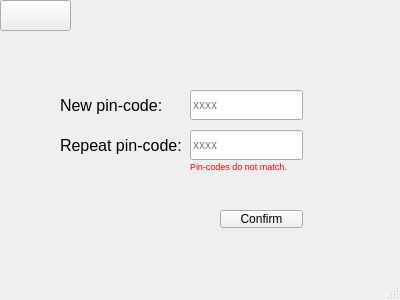
<?xml version="1.0" encoding="UTF-8"?>
<ui version="4.0">
 <class>TheWindow</class>
 <widget class="QMainWindow" name="TheWindow">
  <property name="geometry">
   <rect>
    <x>0</x>
    <y>0</y>
    <width>400</width>
    <height>300</height>
   </rect>
  </property>
  <property name="windowTitle">
   <string>MainWindow</string>
  </property>
  <widget class="QWidget" name="centralwidget">
   <widget class="QStackedWidget" name="stackedWidget">
    <property name="geometry">
     <rect>
      <x>0</x>
      <y>0</y>
      <width>401</width>
      <height>281</height>
     </rect>
    </property>
    <property name="styleSheet">
     <string notr="true"/>
    </property>
    <property name="currentIndex">
     <number>11</number>
    </property>
    <widget class="QWidget" name="page">
     <widget class="QPushButton" name="loginButton">
      <property name="geometry">
       <rect>
        <x>280</x>
        <y>210</y>
        <width>70</width>
        <height>27</height>
       </rect>
      </property>
      <property name="text">
       <string>Login</string>
      </property>
     </widget>
     <widget class="QLabel" name="label_2">
      <property name="geometry">
       <rect>
        <x>150</x>
        <y>30</y>
        <width>80</width>
        <height>40</height>
       </rect>
      </property>
      <property name="font">
       <font>
        <pointsize>16</pointsize>
       </font>
      </property>
      <property name="text">
       <string>Register</string>
      </property>
     </widget>
     <widget class="QLabel" name="label_3">
      <property name="geometry">
       <rect>
        <x>50</x>
        <y>100</y>
        <width>130</width>
        <height>30</height>
       </rect>
      </property>
      <property name="font">
       <font>
        <pointsize>12</pointsize>
       </font>
      </property>
      <property name="text">
       <string>Account Number:</string>
      </property>
     </widget>
     <widget class="QLineEdit" name="numberLineEdit">
      <property name="geometry">
       <rect>
        <x>205</x>
        <y>100</y>
        <width>113</width>
        <height>30</height>
       </rect>
      </property>
     </widget>
     <widget class="QLabel" name="label_4">
      <property name="geometry">
       <rect>
        <x>50</x>
        <y>140</y>
        <width>130</width>
        <height>30</height>
       </rect>
      </property>
      <property name="font">
       <font>
        <pointsize>12</pointsize>
       </font>
      </property>
      <property name="text">
       <string>Account Pin-code:</string>
      </property>
     </widget>
     <widget class="QLineEdit" name="pinLineEdit">
      <property name="geometry">
       <rect>
        <x>205</x>
        <y>140</y>
        <width>113</width>
        <height>30</height>
       </rect>
      </property>
     </widget>
     <widget class="QLabel" name="registerErrorLabel">
      <property name="geometry">
       <rect>
        <x>205</x>
        <y>170</y>
        <width>113</width>
        <height>12</height>
       </rect>
      </property>
      <property name="font">
       <font>
        <pointsize>7</pointsize>
       </font>
      </property>
      <property name="styleSheet">
       <string notr="true">color: red</string>
      </property>
      <property name="text">
       <string>Incorrect number or pin</string>
      </property>
     </widget>
     <widget class="QPushButton" name="forgottenPasswordPushButton">
      <property name="geometry">
       <rect>
        <x>205</x>
        <y>190</y>
        <width>80</width>
        <height>12</height>
       </rect>
      </property>
      <property name="font">
       <font>
        <pointsize>7</pointsize>
        <underline>true</underline>
       </font>
      </property>
      <property name="styleSheet">
       <string notr="true">background-color: white;
color: blue;
text-align: left;
border: none;</string>
      </property>
      <property name="text">
       <string>Forgot pin-code?</string>
      </property>
     </widget>
    </widget>
    <widget class="QWidget" name="page_2">
     <widget class="QLabel" name="label">
      <property name="geometry">
       <rect>
        <x>130</x>
        <y>30</y>
        <width>170</width>
        <height>40</height>
       </rect>
      </property>
      <property name="font">
       <font>
        <pointsize>16</pointsize>
       </font>
      </property>
      <property name="text">
       <string>Checking Account</string>
      </property>
      <property name="alignment">
       <set>Qt::AlignCenter</set>
      </property>
     </widget>
     <widget class="QLabel" name="balanceLabelC">
      <property name="geometry">
       <rect>
        <x>130</x>
        <y>80</y>
        <width>150</width>
        <height>20</height>
       </rect>
      </property>
      <property name="font">
       <font>
        <pointsize>14</pointsize>
       </font>
      </property>
      <property name="text">
       <string>Balance: xxx</string>
      </property>
      <property name="alignment">
       <set>Qt::AlignCenter</set>
      </property>
     </widget>
     <widget class="QPushButton" name="obtainCashButtonC">
      <property name="geometry">
       <rect>
        <x>290</x>
        <y>180</y>
        <width>80</width>
        <height>18</height>
       </rect>
      </property>
      <property name="text">
       <string>Obtain Cash</string>
      </property>
     </widget>
     <widget class="QPushButton" name="putCashButtonC">
      <property name="geometry">
       <rect>
        <x>40</x>
        <y>180</y>
        <width>80</width>
        <height>18</height>
       </rect>
      </property>
      <property name="text">
       <string>Put Cash</string>
      </property>
     </widget>
     <widget class="QPushButton" name="transferButtonC">
      <property name="geometry">
       <rect>
        <x>160</x>
        <y>140</y>
        <width>90</width>
        <height>18</height>
       </rect>
      </property>
      <property name="text">
       <string>Money transfer</string>
      </property>
     </widget>
     <widget class="QPushButton" name="surfeitProcessingButton">
      <property name="geometry">
       <rect>
        <x>130</x>
        <y>210</y>
        <width>150</width>
        <height>41</height>
       </rect>
      </property>
      <property name="text">
       <string>Money surfeit processing
service</string>
      </property>
     </widget>
     <widget class="QPushButton" name="logOutButtonC">
      <property name="geometry">
       <rect>
        <x>10</x>
        <y>0</y>
        <width>80</width>
        <height>18</height>
       </rect>
      </property>
      <property name="text">
       <string>Log out</string>
      </property>
     </widget>
    </widget>
    <widget class="QWidget" name="page_3">
     <widget class="QStackedWidget" name="stackedWidget_2">
      <property name="geometry">
       <rect>
        <x>0</x>
        <y>0</y>
        <width>401</width>
        <height>281</height>
       </rect>
      </property>
      <property name="styleSheet">
       <string notr="true"/>
      </property>
      <property name="currentIndex">
       <number>1</number>
      </property>
      <widget class="QWidget" name="page_4">
       <widget class="QPushButton" name="loginButton_2">
        <property name="geometry">
         <rect>
          <x>280</x>
          <y>210</y>
          <width>70</width>
          <height>27</height>
         </rect>
        </property>
        <property name="text">
         <string>Login</string>
        </property>
       </widget>
       <widget class="QLabel" name="label_6">
        <property name="geometry">
         <rect>
          <x>150</x>
          <y>30</y>
          <width>80</width>
          <height>40</height>
         </rect>
        </property>
        <property name="font">
         <font>
          <pointsize>16</pointsize>
         </font>
        </property>
        <property name="text">
         <string>Register</string>
        </property>
       </widget>
       <widget class="QLabel" name="label_7">
        <property name="geometry">
         <rect>
          <x>50</x>
          <y>100</y>
          <width>130</width>
          <height>30</height>
         </rect>
        </property>
        <property name="font">
         <font>
          <pointsize>12</pointsize>
         </font>
        </property>
        <property name="text">
         <string>Account Number:</string>
        </property>
       </widget>
       <widget class="QLineEdit" name="numberLineEdit_2">
        <property name="geometry">
         <rect>
          <x>205</x>
          <y>100</y>
          <width>113</width>
          <height>30</height>
         </rect>
        </property>
       </widget>
       <widget class="QLabel" name="label_8">
        <property name="geometry">
         <rect>
          <x>50</x>
          <y>140</y>
          <width>130</width>
          <height>30</height>
         </rect>
        </property>
        <property name="font">
         <font>
          <pointsize>12</pointsize>
         </font>
        </property>
        <property name="text">
         <string>Account Pin-code:</string>
        </property>
       </widget>
       <widget class="QLineEdit" name="pinLineEdit_2">
        <property name="geometry">
         <rect>
          <x>205</x>
          <y>140</y>
          <width>113</width>
          <height>30</height>
         </rect>
        </property>
       </widget>
      </widget>
      <widget class="QWidget" name="page_5">
       <widget class="QLabel" name="label_9">
        <property name="geometry">
         <rect>
          <x>110</x>
          <y>40</y>
          <width>170</width>
          <height>40</height>
         </rect>
        </property>
        <property name="font">
         <font>
          <pointsize>16</pointsize>
         </font>
        </property>
        <property name="text">
         <string>Savings Account</string>
        </property>
        <property name="alignment">
         <set>Qt::AlignCenter</set>
        </property>
       </widget>
       <widget class="QLabel" name="balanceLabelS">
        <property name="geometry">
         <rect>
          <x>120</x>
          <y>90</y>
          <width>150</width>
          <height>20</height>
         </rect>
        </property>
        <property name="font">
         <font>
          <pointsize>14</pointsize>
         </font>
        </property>
        <property name="text">
         <string>Balance: xxx</string>
        </property>
        <property name="alignment">
         <set>Qt::AlignCenter</set>
        </property>
       </widget>
       <widget class="QPushButton" name="obtainCashButtonS">
        <property name="geometry">
         <rect>
          <x>280</x>
          <y>200</y>
          <width>80</width>
          <height>18</height>
         </rect>
        </property>
        <property name="text">
         <string>Obtain Cash</string>
        </property>
       </widget>
       <widget class="QPushButton" name="putCashButtonS">
        <property name="geometry">
         <rect>
          <x>30</x>
          <y>200</y>
          <width>80</width>
          <height>18</height>
         </rect>
        </property>
        <property name="text">
         <string>Put Cash</string>
        </property>
       </widget>
       <widget class="QPushButton" name="transferButtonS">
        <property name="geometry">
         <rect>
          <x>150</x>
          <y>160</y>
          <width>90</width>
          <height>18</height>
         </rect>
        </property>
        <property name="text">
         <string>Money transfer</string>
        </property>
       </widget>
       <widget class="QPushButton" name="logOutButtonS">
        <property name="geometry">
         <rect>
          <x>10</x>
          <y>0</y>
          <width>80</width>
          <height>18</height>
         </rect>
        </property>
        <property name="text">
         <string>Log out</string>
        </property>
       </widget>
      </widget>
      <widget class="QWidget" name="page_6"/>
     </widget>
    </widget>
    <widget class="QWidget" name="page_7">
     <widget class="QStackedWidget" name="stackedWidget_3">
      <property name="geometry">
       <rect>
        <x>0</x>
        <y>0</y>
        <width>401</width>
        <height>281</height>
       </rect>
      </property>
      <property name="styleSheet">
       <string notr="true"/>
      </property>
      <property name="currentIndex">
       <number>1</number>
      </property>
      <widget class="QWidget" name="page_8">
       <widget class="QPushButton" name="loginButton_3">
        <property name="geometry">
         <rect>
          <x>280</x>
          <y>210</y>
          <width>70</width>
          <height>27</height>
         </rect>
        </property>
        <property name="text">
         <string>Login</string>
        </property>
       </widget>
       <widget class="QLabel" name="label_11">
        <property name="geometry">
         <rect>
          <x>150</x>
          <y>30</y>
          <width>80</width>
          <height>40</height>
         </rect>
        </property>
        <property name="font">
         <font>
          <pointsize>16</pointsize>
         </font>
        </property>
        <property name="text">
         <string>Register</string>
        </property>
       </widget>
       <widget class="QLabel" name="label_12">
        <property name="geometry">
         <rect>
          <x>50</x>
          <y>100</y>
          <width>130</width>
          <height>30</height>
         </rect>
        </property>
        <property name="font">
         <font>
          <pointsize>12</pointsize>
         </font>
        </property>
        <property name="text">
         <string>Account Number:</string>
        </property>
       </widget>
       <widget class="QLineEdit" name="numberLineEdit_3">
        <property name="geometry">
         <rect>
          <x>205</x>
          <y>100</y>
          <width>113</width>
          <height>30</height>
         </rect>
        </property>
       </widget>
       <widget class="QLabel" name="label_13">
        <property name="geometry">
         <rect>
          <x>50</x>
          <y>140</y>
          <width>130</width>
          <height>30</height>
         </rect>
        </property>
        <property name="font">
         <font>
          <pointsize>12</pointsize>
         </font>
        </property>
        <property name="text">
         <string>Account Pin-code:</string>
        </property>
       </widget>
       <widget class="QLineEdit" name="pinLineEdit_3">
        <property name="geometry">
         <rect>
          <x>205</x>
          <y>140</y>
          <width>113</width>
          <height>30</height>
         </rect>
        </property>
       </widget>
      </widget>
      <widget class="QWidget" name="page_9">
       <widget class="QLabel" name="label_14">
        <property name="geometry">
         <rect>
          <x>100</x>
          <y>30</y>
          <width>210</width>
          <height>40</height>
         </rect>
        </property>
        <property name="font">
         <font>
          <pointsize>16</pointsize>
         </font>
        </property>
        <property name="text">
         <string>Line of Credit Account</string>
        </property>
        <property name="alignment">
         <set>Qt::AlignCenter</set>
        </property>
       </widget>
       <widget class="QLabel" name="balanceLabelL">
        <property name="geometry">
         <rect>
          <x>130</x>
          <y>80</y>
          <width>150</width>
          <height>20</height>
         </rect>
        </property>
        <property name="font">
         <font>
          <pointsize>14</pointsize>
         </font>
        </property>
        <property name="text">
         <string>Balance: xxx</string>
        </property>
        <property name="alignment">
         <set>Qt::AlignCenter</set>
        </property>
       </widget>
       <widget class="QPushButton" name="obtainCashButtonL">
        <property name="geometry">
         <rect>
          <x>290</x>
          <y>180</y>
          <width>80</width>
          <height>18</height>
         </rect>
        </property>
        <property name="text">
         <string>Obtain Cash</string>
        </property>
       </widget>
       <widget class="QPushButton" name="putCashButtonL">
        <property name="geometry">
         <rect>
          <x>40</x>
          <y>180</y>
          <width>80</width>
          <height>18</height>
         </rect>
        </property>
        <property name="text">
         <string>Put Cash</string>
        </property>
       </widget>
       <widget class="QPushButton" name="transferButtonL">
        <property name="geometry">
         <rect>
          <x>160</x>
          <y>140</y>
          <width>90</width>
          <height>18</height>
         </rect>
        </property>
        <property name="text">
         <string>Money transfer</string>
        </property>
       </widget>
       <widget class="QPushButton" name="changeBackupButton">
        <property name="geometry">
         <rect>
          <x>130</x>
          <y>210</y>
          <width>150</width>
          <height>41</height>
         </rect>
        </property>
        <property name="text">
         <string>Change backup card</string>
        </property>
       </widget>
       <widget class="QPushButton" name="logOutButtonL">
        <property name="geometry">
         <rect>
          <x>10</x>
          <y>0</y>
          <width>80</width>
          <height>18</height>
         </rect>
        </property>
        <property name="text">
         <string>Log out</string>
        </property>
       </widget>
      </widget>
      <widget class="QWidget" name="page_10"/>
     </widget>
    </widget>
    <widget class="QWidget" name="page_11">
     <widget class="QLabel" name="label_16">
      <property name="geometry">
       <rect>
        <x>110</x>
        <y>50</y>
        <width>180</width>
        <height>30</height>
       </rect>
      </property>
      <property name="font">
       <font>
        <pointsize>16</pointsize>
       </font>
      </property>
      <property name="text">
       <string>Putting cash...</string>
      </property>
      <property name="alignment">
       <set>Qt::AlignCenter</set>
      </property>
     </widget>
     <widget class="QPushButton" name="cancelPutCashButton">
      <property name="geometry">
       <rect>
        <x>0</x>
        <y>0</y>
        <width>71</width>
        <height>31</height>
       </rect>
      </property>
      <property name="text">
       <string/>
      </property>
      <property name="icon">
       <iconset>
        <normaloff>leftarrow.png</normaloff>leftarrow.png</iconset>
      </property>
     </widget>
     <widget class="QLabel" name="label_17">
      <property name="geometry">
       <rect>
        <x>70</x>
        <y>140</y>
        <width>100</width>
        <height>20</height>
       </rect>
      </property>
      <property name="font">
       <font>
        <pointsize>13</pointsize>
       </font>
      </property>
      <property name="text">
       <string>Enter sum:</string>
      </property>
     </widget>
     <widget class="QLineEdit" name="putCashLineEdit">
      <property name="geometry">
       <rect>
        <x>180</x>
        <y>140</y>
        <width>113</width>
        <height>20</height>
       </rect>
      </property>
     </widget>
     <widget class="QPushButton" name="confirmPutCashPushButton">
      <property name="geometry">
       <rect>
        <x>210</x>
        <y>170</y>
        <width>80</width>
        <height>18</height>
       </rect>
      </property>
      <property name="text">
       <string>Confirm</string>
      </property>
     </widget>
    </widget>
    <widget class="QWidget" name="page_12">
     <widget class="QPushButton" name="confirmObtainCashPushButton">
      <property name="geometry">
       <rect>
        <x>210</x>
        <y>170</y>
        <width>80</width>
        <height>18</height>
       </rect>
      </property>
      <property name="text">
       <string>Confirm</string>
      </property>
     </widget>
     <widget class="QLabel" name="label_18">
      <property name="geometry">
       <rect>
        <x>110</x>
        <y>50</y>
        <width>180</width>
        <height>30</height>
       </rect>
      </property>
      <property name="font">
       <font>
        <pointsize>16</pointsize>
       </font>
      </property>
      <property name="text">
       <string>Obtaining cash...</string>
      </property>
      <property name="alignment">
       <set>Qt::AlignCenter</set>
      </property>
     </widget>
     <widget class="QPushButton" name="cancelObtainCashButton">
      <property name="geometry">
       <rect>
        <x>0</x>
        <y>0</y>
        <width>71</width>
        <height>31</height>
       </rect>
      </property>
      <property name="text">
       <string/>
      </property>
      <property name="icon">
       <iconset>
        <normaloff>leftarrow.png</normaloff>leftarrow.png</iconset>
      </property>
     </widget>
     <widget class="QLineEdit" name="obtainCashLineEdit">
      <property name="geometry">
       <rect>
        <x>180</x>
        <y>140</y>
        <width>113</width>
        <height>20</height>
       </rect>
      </property>
     </widget>
     <widget class="QLabel" name="label_19">
      <property name="geometry">
       <rect>
        <x>70</x>
        <y>140</y>
        <width>100</width>
        <height>20</height>
       </rect>
      </property>
      <property name="font">
       <font>
        <pointsize>13</pointsize>
       </font>
      </property>
      <property name="text">
       <string>Enter sum:</string>
      </property>
     </widget>
    </widget>
    <widget class="QWidget" name="page_13">
     <widget class="QLabel" name="label_20">
      <property name="geometry">
       <rect>
        <x>70</x>
        <y>160</y>
        <width>100</width>
        <height>20</height>
       </rect>
      </property>
      <property name="font">
       <font>
        <pointsize>13</pointsize>
       </font>
      </property>
      <property name="text">
       <string>Enter sum:</string>
      </property>
     </widget>
     <widget class="QPushButton" name="confirmTransferPushButton">
      <property name="geometry">
       <rect>
        <x>210</x>
        <y>190</y>
        <width>80</width>
        <height>18</height>
       </rect>
      </property>
      <property name="text">
       <string>Confirm</string>
      </property>
     </widget>
     <widget class="QPushButton" name="cancelTransferButton">
      <property name="geometry">
       <rect>
        <x>0</x>
        <y>0</y>
        <width>71</width>
        <height>31</height>
       </rect>
      </property>
      <property name="text">
       <string/>
      </property>
      <property name="icon">
       <iconset>
        <normaloff>leftarrow.png</normaloff>leftarrow.png</iconset>
      </property>
     </widget>
     <widget class="QLineEdit" name="transferLineEdit">
      <property name="geometry">
       <rect>
        <x>180</x>
        <y>160</y>
        <width>113</width>
        <height>20</height>
       </rect>
      </property>
     </widget>
     <widget class="QLabel" name="label_21">
      <property name="geometry">
       <rect>
        <x>110</x>
        <y>50</y>
        <width>180</width>
        <height>30</height>
       </rect>
      </property>
      <property name="font">
       <font>
        <pointsize>16</pointsize>
       </font>
      </property>
      <property name="text">
       <string>Transfering money...</string>
      </property>
      <property name="alignment">
       <set>Qt::AlignCenter</set>
      </property>
     </widget>
     <widget class="QLabel" name="label_22">
      <property name="geometry">
       <rect>
        <x>70</x>
        <y>130</y>
        <width>100</width>
        <height>20</height>
       </rect>
      </property>
      <property name="font">
       <font>
        <pointsize>13</pointsize>
       </font>
      </property>
      <property name="text">
       <string>Transfer to:</string>
      </property>
     </widget>
     <widget class="QLineEdit" name="transferCardLineEdit">
      <property name="geometry">
       <rect>
        <x>180</x>
        <y>130</y>
        <width>113</width>
        <height>20</height>
       </rect>
      </property>
      <property name="placeholderText">
       <string>xxxxxxxxxxxxxxxx</string>
      </property>
     </widget>
    </widget>
    <widget class="QWidget" name="page_14">
     <widget class="QLabel" name="label_23">
      <property name="geometry">
       <rect>
        <x>50</x>
        <y>190</y>
        <width>100</width>
        <height>20</height>
       </rect>
      </property>
      <property name="font">
       <font>
        <pointsize>13</pointsize>
       </font>
      </property>
      <property name="text">
       <string>Threshold:</string>
      </property>
     </widget>
     <widget class="QLabel" name="label_24">
      <property name="geometry">
       <rect>
        <x>10</x>
        <y>40</y>
        <width>380</width>
        <height>100</height>
       </rect>
      </property>
      <property name="font">
       <font>
        <pointsize>10</pointsize>
       </font>
      </property>
      <property name="text">
       <string>This service offers you the opportunity to
pick a card to receive excessive money.
If your balance on the current card exceeds
 a certain threshold, the surfeit will be transfered to the card
you pick now.</string>
      </property>
      <property name="alignment">
       <set>Qt::AlignCenter</set>
      </property>
     </widget>
     <widget class="QLabel" name="label_25">
      <property name="geometry">
       <rect>
        <x>50</x>
        <y>160</y>
        <width>160</width>
        <height>20</height>
       </rect>
      </property>
      <property name="font">
       <font>
        <pointsize>13</pointsize>
       </font>
      </property>
      <property name="text">
       <string>Surfeit Receiver Card:</string>
      </property>
     </widget>
     <widget class="QLineEdit" name="surfeitReceiverLineEdit">
      <property name="geometry">
       <rect>
        <x>230</x>
        <y>160</y>
        <width>113</width>
        <height>20</height>
       </rect>
      </property>
      <property name="placeholderText">
       <string>xxxxxxxxxxxxxxxx</string>
      </property>
     </widget>
     <widget class="QLineEdit" name="maxBalanceLineEdit">
      <property name="geometry">
       <rect>
        <x>230</x>
        <y>190</y>
        <width>113</width>
        <height>20</height>
       </rect>
      </property>
     </widget>
     <widget class="QPushButton" name="confirmSurfeitProcessingPushButton">
      <property name="geometry">
       <rect>
        <x>260</x>
        <y>220</y>
        <width>80</width>
        <height>18</height>
       </rect>
      </property>
      <property name="text">
       <string>Confirm</string>
      </property>
     </widget>
     <widget class="QPushButton" name="cancelSurfeitProcessingButton">
      <property name="geometry">
       <rect>
        <x>0</x>
        <y>0</y>
        <width>71</width>
        <height>31</height>
       </rect>
      </property>
      <property name="text">
       <string/>
      </property>
      <property name="icon">
       <iconset>
        <normaloff>leftarrow.png</normaloff>leftarrow.png</iconset>
      </property>
     </widget>
    </widget>
    <widget class="QWidget" name="page_15">
     <widget class="QLineEdit" name="changeBackupCardLineEdit">
      <property name="geometry">
       <rect>
        <x>200</x>
        <y>130</y>
        <width>113</width>
        <height>20</height>
       </rect>
      </property>
      <property name="placeholderText">
       <string>xxxxxxxxxxxxxxxx</string>
      </property>
     </widget>
     <widget class="QPushButton" name="cancelChangeBackupButton">
      <property name="geometry">
       <rect>
        <x>0</x>
        <y>0</y>
        <width>71</width>
        <height>31</height>
       </rect>
      </property>
      <property name="text">
       <string/>
      </property>
      <property name="icon">
       <iconset>
        <normaloff>leftarrow.png</normaloff>leftarrow.png</iconset>
      </property>
     </widget>
     <widget class="QLabel" name="label_26">
      <property name="geometry">
       <rect>
        <x>90</x>
        <y>50</y>
        <width>230</width>
        <height>30</height>
       </rect>
      </property>
      <property name="font">
       <font>
        <pointsize>16</pointsize>
       </font>
      </property>
      <property name="text">
       <string>Changing backup card...</string>
      </property>
      <property name="alignment">
       <set>Qt::AlignCenter</set>
      </property>
     </widget>
     <widget class="QPushButton" name="confirmChangeBackupButton">
      <property name="geometry">
       <rect>
        <x>230</x>
        <y>190</y>
        <width>80</width>
        <height>18</height>
       </rect>
      </property>
      <property name="text">
       <string>Confirm</string>
      </property>
     </widget>
     <widget class="QLabel" name="label_27">
      <property name="geometry">
       <rect>
        <x>49</x>
        <y>130</y>
        <width>141</width>
        <height>20</height>
       </rect>
      </property>
      <property name="font">
       <font>
        <pointsize>13</pointsize>
       </font>
      </property>
      <property name="text">
       <string>New Card Number:</string>
      </property>
     </widget>
    </widget>
    <widget class="QWidget" name="page_16">
     <widget class="QLabel" name="label_73">
      <property name="geometry">
       <rect>
        <x>39</x>
        <y>110</y>
        <width>141</width>
        <height>30</height>
       </rect>
      </property>
      <property name="font">
       <font>
        <pointsize>12</pointsize>
       </font>
      </property>
      <property name="text">
       <string>Account Number:</string>
      </property>
     </widget>
     <widget class="QLineEdit" name="numberLineEditForRecovery">
      <property name="geometry">
       <rect>
        <x>210</x>
        <y>110</y>
        <width>183</width>
        <height>30</height>
       </rect>
      </property>
     </widget>
     <widget class="QLabel" name="label_74">
      <property name="geometry">
       <rect>
        <x>39</x>
        <y>150</y>
        <width>171</width>
        <height>30</height>
       </rect>
      </property>
      <property name="font">
       <font>
        <pointsize>12</pointsize>
       </font>
      </property>
      <property name="text">
       <string>Account Email Address:</string>
      </property>
     </widget>
     <widget class="QLabel" name="emailErrorLabel">
      <property name="geometry">
       <rect>
        <x>210</x>
        <y>180</y>
        <width>113</width>
        <height>12</height>
       </rect>
      </property>
      <property name="font">
       <font>
        <pointsize>7</pointsize>
       </font>
      </property>
      <property name="styleSheet">
       <string notr="true">color: red</string>
      </property>
      <property name="text">
       <string>Incorrect number or email</string>
      </property>
     </widget>
     <widget class="QLineEdit" name="emailLineEdit">
      <property name="geometry">
       <rect>
        <x>210</x>
        <y>150</y>
        <width>183</width>
        <height>30</height>
       </rect>
      </property>
     </widget>
     <widget class="QLabel" name="label_75">
      <property name="geometry">
       <rect>
        <x>10</x>
        <y>30</y>
        <width>381</width>
        <height>71</height>
       </rect>
      </property>
      <property name="font">
       <font>
        <pointsize>11</pointsize>
       </font>
      </property>
      <property name="text">
       <string>Please provide your account number and
the email address connected to it.
We will send a verification code to the email.</string>
      </property>
      <property name="alignment">
       <set>Qt::AlignCenter</set>
      </property>
     </widget>
     <widget class="QPushButton" name="sendCodeButton">
      <property name="geometry">
       <rect>
        <x>310</x>
        <y>200</y>
        <width>83</width>
        <height>18</height>
       </rect>
      </property>
      <property name="text">
       <string>Send code</string>
      </property>
     </widget>
     <widget class="QPushButton" name="cancelRecoveryButton">
      <property name="geometry">
       <rect>
        <x>0</x>
        <y>0</y>
        <width>71</width>
        <height>31</height>
       </rect>
      </property>
      <property name="text">
       <string/>
      </property>
      <property name="icon">
       <iconset>
        <normaloff>leftarrow.png</normaloff>leftarrow.png</iconset>
      </property>
     </widget>
    </widget>
    <widget class="QWidget" name="page_49">
     <widget class="QPushButton" name="prepareResetCodeButton">
      <property name="geometry">
       <rect>
        <x>210</x>
        <y>210</y>
        <width>83</width>
        <height>18</height>
       </rect>
      </property>
      <property name="text">
       <string>Next</string>
      </property>
     </widget>
     <widget class="QLineEdit" name="recoveryCodeLineEdit">
      <property name="geometry">
       <rect>
        <x>180</x>
        <y>120</y>
        <width>113</width>
        <height>30</height>
       </rect>
      </property>
      <property name="placeholderText">
       <string>xxxxxx</string>
      </property>
     </widget>
     <widget class="QLabel" name="label_76">
      <property name="geometry">
       <rect>
        <x>90</x>
        <y>120</y>
        <width>81</width>
        <height>30</height>
       </rect>
      </property>
      <property name="font">
       <font>
        <pointsize>12</pointsize>
       </font>
      </property>
      <property name="text">
       <string>Code:</string>
      </property>
     </widget>
     <widget class="QLabel" name="label_77">
      <property name="geometry">
       <rect>
        <x>10</x>
        <y>40</y>
        <width>381</width>
        <height>71</height>
       </rect>
      </property>
      <property name="font">
       <font>
        <pointsize>11</pointsize>
       </font>
      </property>
      <property name="text">
       <string>A 6-digit code was sent to your address.
Please enter it below</string>
      </property>
      <property name="alignment">
       <set>Qt::AlignCenter</set>
      </property>
     </widget>
     <widget class="QPushButton" name="resendCodeButton">
      <property name="geometry">
       <rect>
        <x>210</x>
        <y>180</y>
        <width>80</width>
        <height>12</height>
       </rect>
      </property>
      <property name="font">
       <font>
        <pointsize>8</pointsize>
        <underline>true</underline>
       </font>
      </property>
      <property name="styleSheet">
       <string notr="true">background-color: white;
color: blue;
text-align: right;
border: none;</string>
      </property>
      <property name="text">
       <string>Resend code</string>
      </property>
     </widget>
     <widget class="QLabel" name="codeErrorLabel">
      <property name="geometry">
       <rect>
        <x>180</x>
        <y>150</y>
        <width>113</width>
        <height>12</height>
       </rect>
      </property>
      <property name="font">
       <font>
        <pointsize>7</pointsize>
       </font>
      </property>
      <property name="styleSheet">
       <string notr="true">color: red</string>
      </property>
      <property name="text">
       <string>Incorrect code</string>
      </property>
     </widget>
     <widget class="QPushButton" name="cancelCodeSendingButton">
      <property name="geometry">
       <rect>
        <x>0</x>
        <y>0</y>
        <width>71</width>
        <height>31</height>
       </rect>
      </property>
      <property name="text">
       <string/>
      </property>
      <property name="icon">
       <iconset>
        <normaloff>leftarrow.png</normaloff>leftarrow.png</iconset>
      </property>
     </widget>
    </widget>
    <widget class="QWidget" name="page_17">
     <widget class="QPushButton" name="confirmNewPinButton">
      <property name="geometry">
       <rect>
        <x>220</x>
        <y>210</y>
        <width>83</width>
        <height>18</height>
       </rect>
      </property>
      <property name="text">
       <string>Confirm</string>
      </property>
     </widget>
     <widget class="QLabel" name="label_78">
      <property name="geometry">
       <rect>
        <x>60</x>
        <y>130</y>
        <width>121</width>
        <height>30</height>
       </rect>
      </property>
      <property name="font">
       <font>
        <pointsize>12</pointsize>
       </font>
      </property>
      <property name="text">
       <string>Repeat pin-code:</string>
      </property>
     </widget>
     <widget class="QLabel" name="pinsMismatchErrorLabel">
      <property name="geometry">
       <rect>
        <x>190</x>
        <y>160</y>
        <width>113</width>
        <height>12</height>
       </rect>
      </property>
      <property name="font">
       <font>
        <pointsize>7</pointsize>
       </font>
      </property>
      <property name="styleSheet">
       <string notr="true">color: red</string>
      </property>
      <property name="text">
       <string>Pin-codes do not match.</string>
      </property>
     </widget>
     <widget class="QPushButton" name="cancelPinResetButton">
      <property name="geometry">
       <rect>
        <x>0</x>
        <y>0</y>
        <width>71</width>
        <height>31</height>
       </rect>
      </property>
      <property name="text">
       <string/>
      </property>
      <property name="icon">
       <iconset>
        <normaloff>leftarrow.png</normaloff>leftarrow.png</iconset>
      </property>
     </widget>
     <widget class="QLineEdit" name="repeatPinLineEdit">
      <property name="geometry">
       <rect>
        <x>190</x>
        <y>130</y>
        <width>113</width>
        <height>30</height>
       </rect>
      </property>
      <property name="placeholderText">
       <string>xxxx</string>
      </property>
     </widget>
     <widget class="QLabel" name="label_79">
      <property name="geometry">
       <rect>
        <x>60</x>
        <y>90</y>
        <width>121</width>
        <height>30</height>
       </rect>
      </property>
      <property name="font">
       <font>
        <pointsize>12</pointsize>
       </font>
      </property>
      <property name="text">
       <string>New pin-code:</string>
      </property>
     </widget>
     <widget class="QLineEdit" name="newPinLineEdit">
      <property name="geometry">
       <rect>
        <x>190</x>
        <y>90</y>
        <width>113</width>
        <height>30</height>
       </rect>
      </property>
      <property name="placeholderText">
       <string>xxxx</string>
      </property>
     </widget>
    </widget>
   </widget>
  </widget>
  <widget class="QMenuBar" name="menubar">
   <property name="geometry">
    <rect>
     <x>0</x>
     <y>0</y>
     <width>400</width>
     <height>17</height>
    </rect>
   </property>
  </widget>
  <widget class="QStatusBar" name="statusbar"/>
 </widget>
 <resources/>
 <connections/>
</ui>
